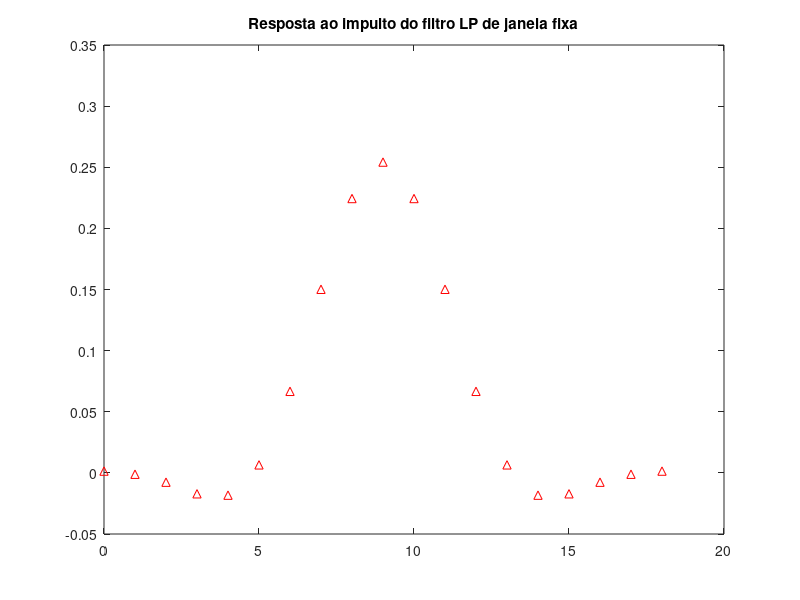
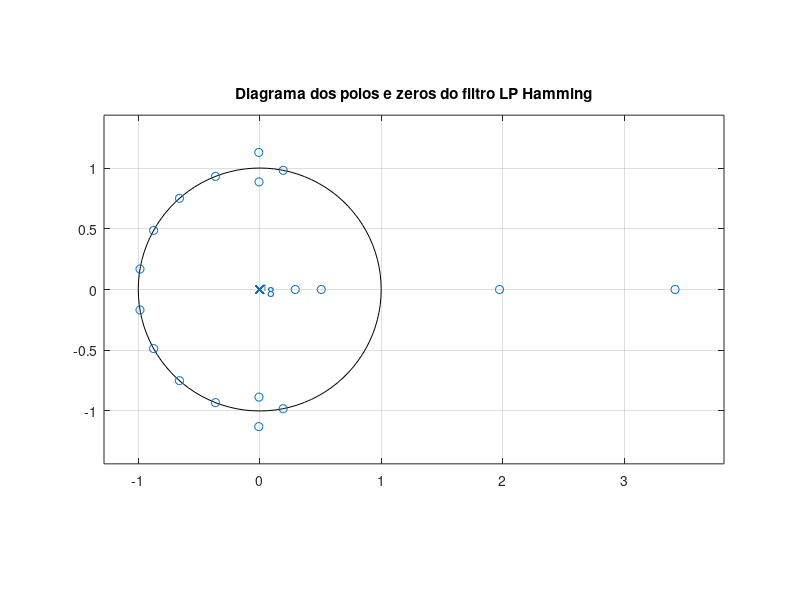
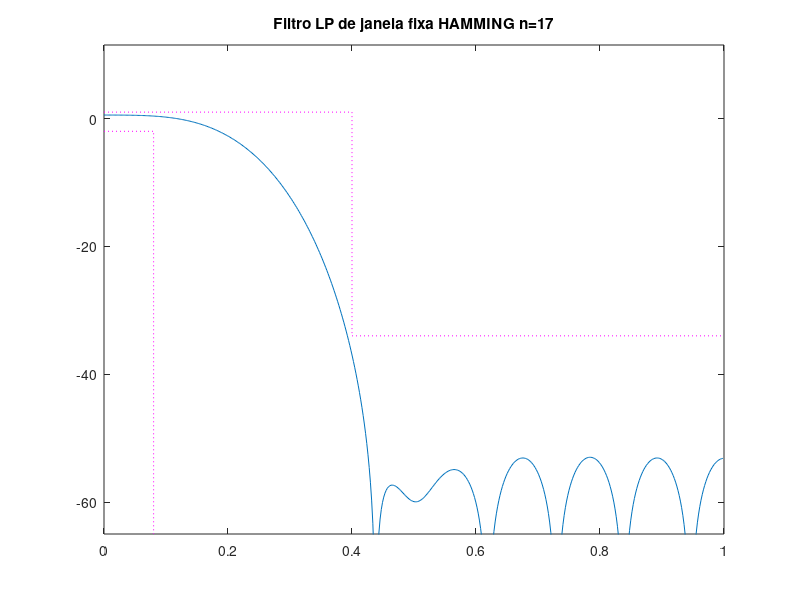

These charts were generated, in order, by the following MATLAB code:
%%Filtro digital FIR de janela fixa LP
clear all
close all
clc

%espeficicacoes
fa = 500;
f1 = 20; %freq passagem
f2 = 100; % freq stop
Ap = 3; %dB atenuacao max banda passagem
As = 35; %dB atenuacao min band rejeicao
Gtopo = 1; %dB ganho na banda de passagem linear

%dados calculados a partir
G0 = 0; %dB no prototipo ganho na banda de passagem
Gp = Gtopo-Ap;
Gs = Gtopo-As;

fp = f1/(fa/2);
fs = f2/(fa/2);
Wp = fp;
Ws = fs;
Wc = (Wp+Ws)/2;

N = 17; %Ordem do filtro inicialmente estimada
if mod(N, 2) == 1  
    M = (N+1)/2; %numero de coeficientes se N impar
else 
    M = N/2; %numero de coeficientes de N par
end

CLP = Wc*sinc(Wc*(-M:M));
RET = CLP;
HAMMING = CLP.*hamming(2*M+1)';
BLACKMAN = CLP.*blackman(2*M+1)';

HAMMING = HAMMING*10^((Gtopo-0.5)/20);
figure(1)
impz(HAMMING)
title('Resposta ao impulto do filtro LP de janela fixa')

figure(2)
zplane(HAMMING)
title('Diagrama dos polos e zeros do filtro LP Hamming')

[Hret, w] = freqz(HAMMING, 1);
figure(3)
plot(w/pi, 20*log10(abs(Hret))); hold on;
title('Filtro LP de janela fixa HAMMING n=17')
 plot([0 Wp Wp], [-2 -2 -(As+30)], ':m')
 plot([0 Ws Ws 1], [1 1 -34 -34], ':m')
 ylim([-(As+30) Ap/2+10])
 hold off;
 


